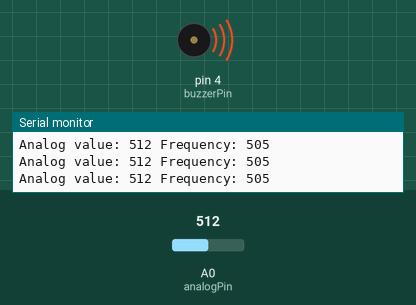
Simulated run of this sketch. Board: Arduino Uno, built with avr-gcc and run on an emulated ATmega328P. On the bench: buzzer (waves = sounding), the last lines printed to the serial monitor. Inputs (shaded band) come from the test bench; at power-on: A0 (analogPin) = 512.

Above: at 1.2 s.
1.3 s: A0 (analogPin) set to 915
At 2.4 s:
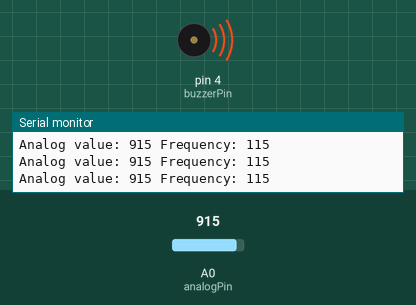
4.3 s: A0 (analogPin) set to 941
At 4.9 s:
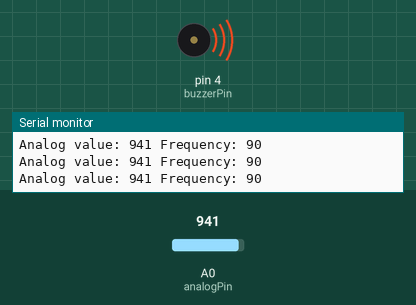
Timing chart, 0 to 7.3 s (numbered marks = the images above; inputs shaded):
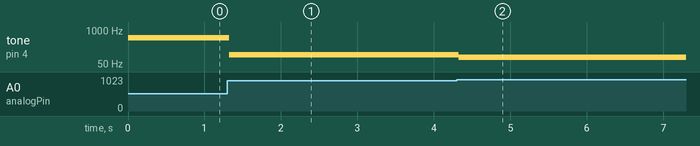

Measured:
- after the input at 1.3 s, tone on pin 4 (buzzerPin): 505 Hz → 115 Hz at once
- after the input at 4.3 s, tone on pin 4 (buzzerPin): 115 Hz → 90 Hz at once

The sketch:

Theramin_with_beeps.ino
```cpp
int analogPin = A0; // Input from photoresistor connected to A0
int buzzerPin = 4;  // Positive buzzer pin connected to pin 4

long max_frequency = 1000; // Lowered max frequency to reduce high pitch
long min_frequency = 10;   // Further lowered min frequency for even deeper tones
long frequency; // The frequency to buzz the buzzer
int readVal; // The input voltage read from photoresistor

void setup() {
    pinMode(buzzerPin, OUTPUT); // Set a pin for buzzer output
    Serial.begin(9600); // Start serial communication for debugging
}

void loop() {
    readVal = analogRead(analogPin); // Reads 0-1023

    // Reverse the mapping so that more light means lower frequency (deeper tone)
    frequency = map(readVal, 0, 1023, max_frequency, min_frequency);

    playTone(buzzerPin, frequency); // Play tone based on the light intensity

    // Print the values for debugging
    Serial.print("Analog value: ");
    Serial.print(readVal);
    Serial.print(" Frequency: ");
    Serial.println(frequency);

    delay(10); // Short delay to smooth the transition
}

void playTone(int targetPin, long frequency) {
    if (frequency > 0) {
        tone(targetPin, frequency);
    } else {
        noTone(targetPin);
    }
}
```
